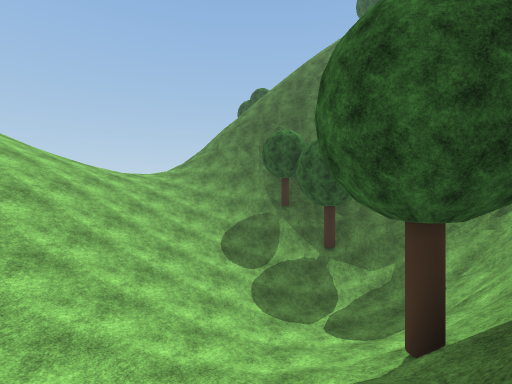
view 1 (above)

17 first-person views from a walk through a Unity game level. The camera is 1.5 m above the floor, looks level and sees 85° across. The floor is counted in squares, 2 m on a side. Each view is taken from the middle of a square. On the plan, view 1 faces up. The plan holds only what a view shows up to about 10 squares ahead; the rest is blank. The place goes on beyond the plan. Some trees and plants on the terrain are drawn as simple stand-ins. Surface patterns are stand-ins for the level's own textures.

view 2
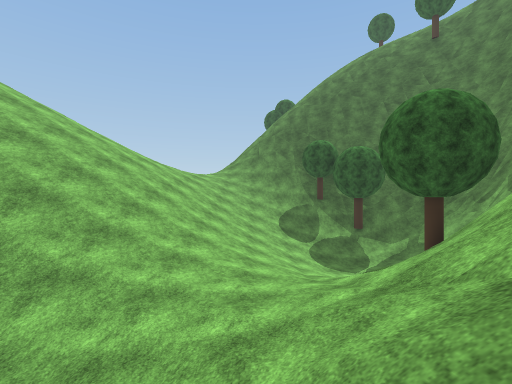

view 3
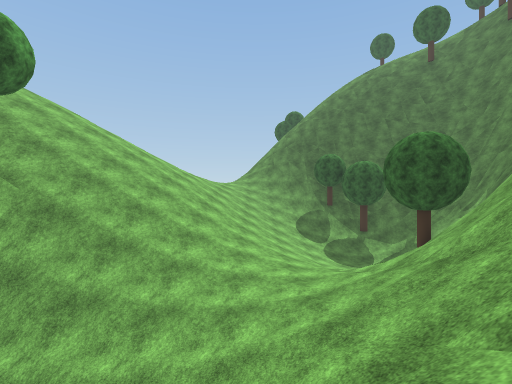

view 4
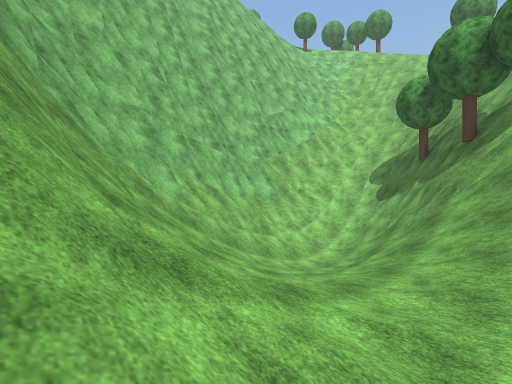

view 5
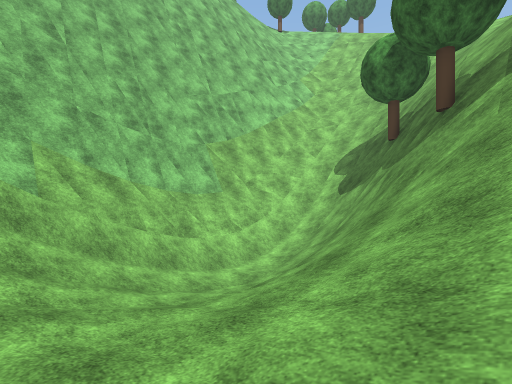

view 6
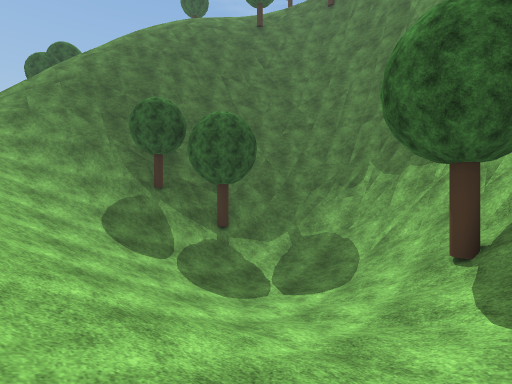

view 7
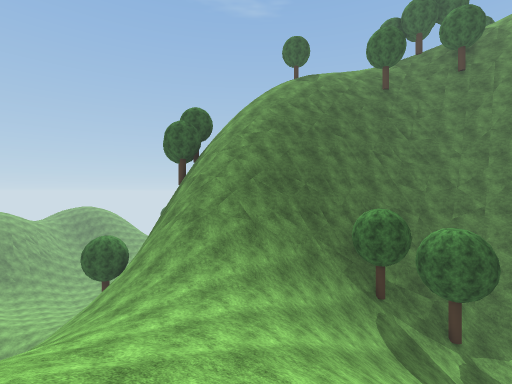

view 8
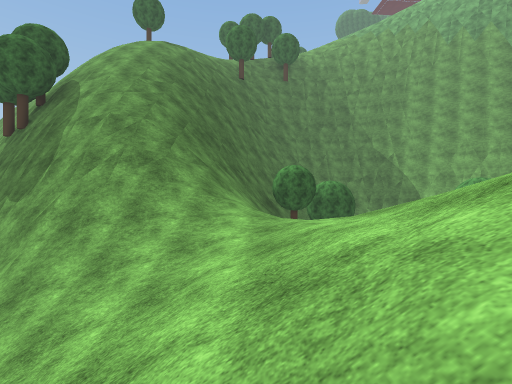

view 9
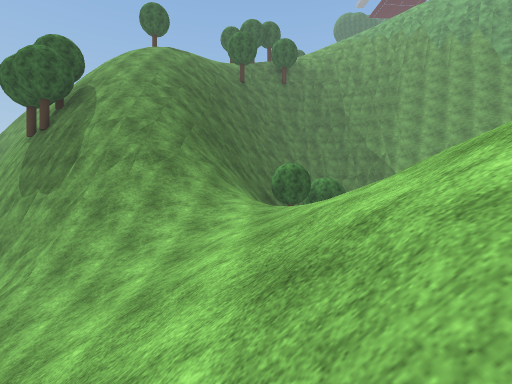

view 10
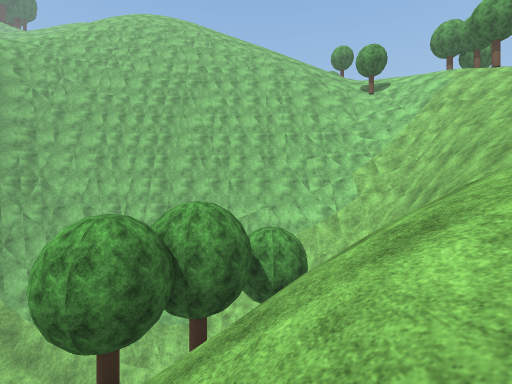

view 11
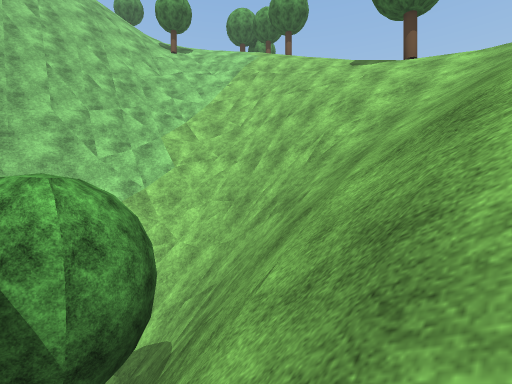

view 12
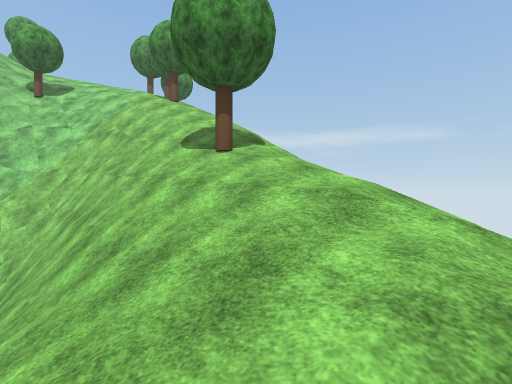

view 13
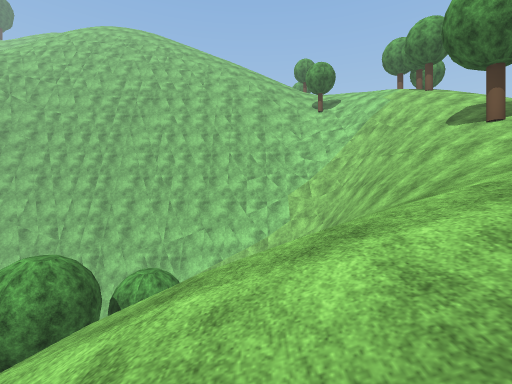

view 14
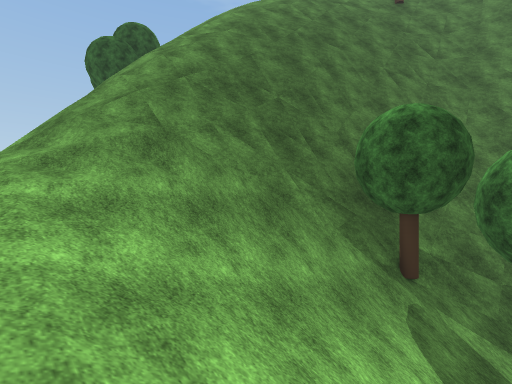

view 15
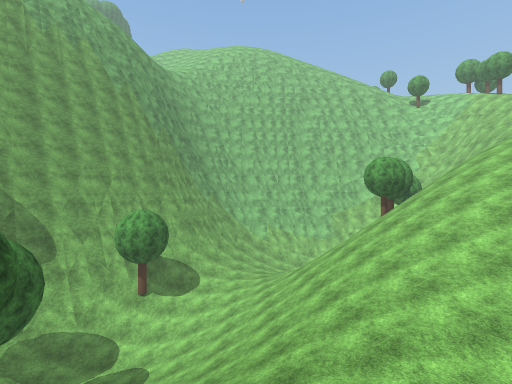

view 16
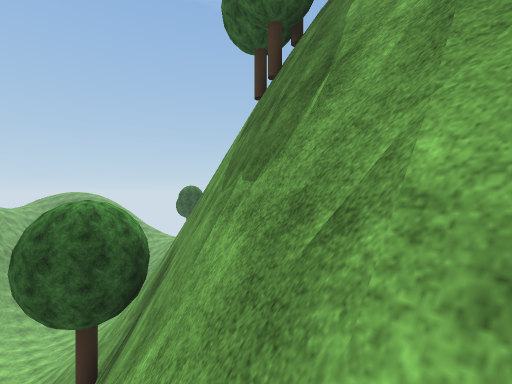

view 17
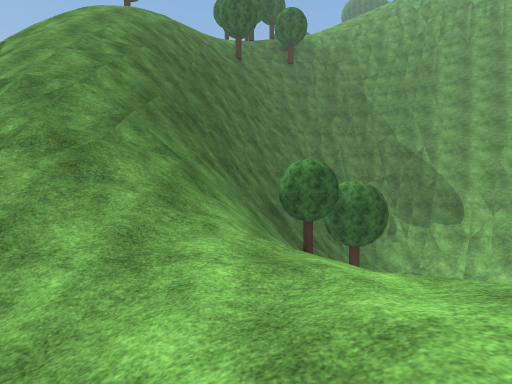

### Floor plan
Key: @ floor where view 1 was taken; # wall or solid block; . main floor; : floor 1.5 m higher than the main floor; - floor 1.75 m lower than the main floor; + floor 4.75 m higher than the main floor; * floor 12.75 m higher than the main floor; % floor 14.25 m higher than the main floor; / step, stairs or slope; = window, fence, low wall or low ledge; v drop or lower ground; O other object.
Columns run from 22 left of view 1 to 7 right of it. Each row starts with its distance up from view 1.
 28                   //
 27                   //
 26                    /
 25                    =#
 24                    ##
 23
 22
 21                      O O
 20                     vOOO
 19                   vvvOOOv
 18                  vvvvvv///
 17                 /#vvvvv///
 16                ////##v*//v
 15               /////## vvvvv
 14              ///////## vvvvv
 13             /////////##   vvv
 12            //////+////##    vv
 11             ////++/////###   v
 10              ///+//////:=##
  9               //////////O/##
  8              //////////////#
  7             ///////////////#
  6            ////////////--//#
  5         /  ////////////-//=#
  4        //////////////////=##
  3    ///%/////////////////.##
  2    /////////////////..//=#
  1   ///////////O/////..//=#
  0   /////////OOv#////../@##
 -1  /O//////vOO###////.//=#
 -2  ////////v####///////=##
 -3 /////###=####////////##
 -4 ////#v #//////--/////##
 -5 ///=vv #/  //////////#

Where each view was taken, in squares from view 1:
view 1: 0 up, 0 right, facing up
view 2: 3 down, 2 left, facing up
view 3: 5 down, 3 left, facing up
view 4: 1 up, 0 right, facing down-left
view 5: 1 up, 3 left, facing down-left
view 6: 2 up, 3 left, facing up-right
view 7: 7 up, 8 left, facing up-right
view 8: 12 up, 10 left, facing right
view 9: 12 up, 11 left, facing right
view 10: 5 up, 11 left, facing down
view 11: 1 up, 11 left, facing down-left
view 12: 3 up, 16 left, facing down-left
view 13: 5 up, 14 left, facing down
view 14: 9 up, 4 left, facing up-right
view 15: 14 up, 3 left, facing down
view 16: 16 up, 5 left, facing up-right
view 17: 12 up, 7 left, facing right
